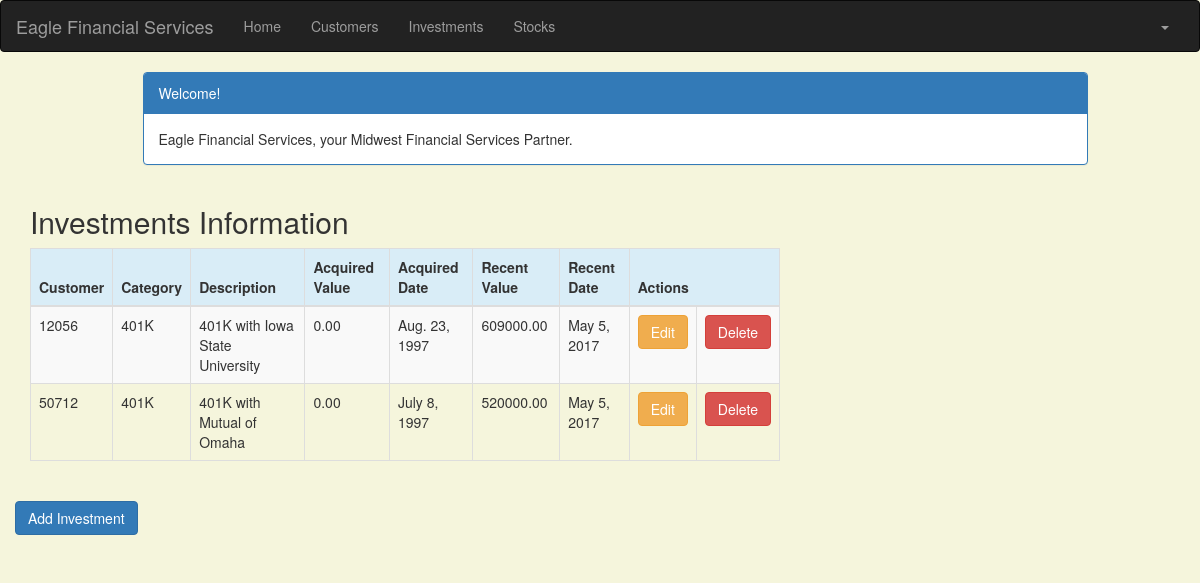
The app's page /investment/ (signed in) with its own data.
### portfolio/models.py (models this page shows, shortened)
class Investment(models.Model):
    customer = models.ForeignKey(Customer, related_name='investments')
    category = models.CharField(max_length=50)
    description = models.CharField(max_length=200)
    acquired_value = models.DecimalField(max_digits=10, decimal_places=2)
    acquired_date = models.DateField(default=timezone.now)
    recent_value = models.DecimalField(max_digits=10, decimal_places=2)
    recent_date = models.DateField(default=timezone.now, blank=True, null=True)

class Customer(models.Model):
    name = models.CharField(max_length=50)
    address = models.CharField(max_length=200)
    cust_number = models.IntegerField(blank=False, null=False)
    city = models.CharField(max_length=50)
    state = models.CharField(max_length=50)
    zipcode = models.CharField(max_length=10)
    email = models.EmailField(max_length=200)
    cell_phone = models.CharField(max_length=50)
    created_date = models.DateTimeField(
        default=timezone.now)
    updated_date = models.DateTimeField(auto_now_add=True)
    def __str__(self):
        return str(self.cust_number)

### portfolio/views.py (the view)
# urls.py: url(r'^investment/$', views.investment_list, name='investment_list'),
@login_required
def investment_list(request):
   investments = Investment.objects.filter(acquired_date__lte=timezone.now())
   return render(request, 'portfolio/investment_list.html', {'investments': investments})

### portfolio/templates/portfolio/investment_list.html (shortened to what this page needs)
{% extends 'portfolio/base.html' %}
{% block content %}
    <!DOCTYPE html>
    <html>
    <head>
        <link rel="stylesheet" href="https://maxcdn.bootstrapcdn.com/bootstrap/3.3.4/css/bootstrap.min.css">
    </head>
    <body>
    <div class="container">
        <div class="row">
            <div class="col-md-10 col-md-offset-1">
                <div class="panel panel-primary">
                    <div class="panel-heading">Welcome!</div>
                    <div class="panel-body">
                        Eagle Financial Services, your Midwest Financial Services Partner.
                    </div>
                </div>
            </div>
        </div>
    </div>
    <div class="row">
        <h2 style="padding-left: 15Px">Investments Information</h2>
    </div>
    <div>
        <table class="table table-striped table-bordered table-hover">
            <thead>
            <tr class="bg-info">
                <th>Customer</th>
                <th>Category</th>
                <th>Description</th>
                <th>Acquired Value</th>
                <th>Acquired Date</th>
                <th>Recent Value</th>
				<th>Recent Date</th>
                <th colspan="3">Actions</th>
            </tr>
            </thead>
            <tbody>
            {% for investment in investments %}
                <tr>
                    <td>{{ investment.customer }}</td>
                    <td>{{ investment.category }}</td>
                    <td>{{ investment.description }}</td>
                    <td>{{ investment.acquired_value }}</td>
                    <td>{{ investment.acquired_date }}</td>
                    <td>{{ investment.recent_value }}</td>
					<td>{{ investment.recent_date }}</td>
                    <td><a href="{% url 'portfolio:investment_edit' pk=investment.pk %}"
                           class="btn btn-warning">Edit</a></td>
                    <td><a href="{% url 'portfolio:investment_delete' pk=investment.pk %}"
                           onclick="return confirm('Are you sure you want to delete?')"
                           class="btn btn-danger">Delete</a>
                    </td>
                </tr>
            {% endfor %}
            </tbody>
        </table>
     <div class="row">
            <a href="{% url 'portfolio:investment_new' %}" class="row"><span
                    class="btn btn-primary">Add Investment</span></a>
        </div>
    </div>
    </body>
    </html>
{% endblock %}

### portfolio/templates/portfolio/base.html (shortened to what this page needs)
{% load staticfiles %}
<!DOCTYPE html>
<html lang="en">
<head>
    <link rel="stylesheet" href="https://maxcdn.bootstrapcdn.com/bootstrap/3.3.7/css/bootstrap.min.css">
</head>
<body id="app-layout">
<nav class="navbar navbar-inverse">
    <div class="container-fluid">
        <div class="navbar-header">
            <a class="navbar-brand" href="/">
                Eagle Financial Services
            </a>
        </div>
        <div class="collapse navbar-collapse" id="myNavbar">
            <ul class="nav navbar-nav">
                <li><a href="{% url 'portfolio:home' %}">Home</a></li>
                <li><a href="{% url 'portfolio:customer_list' %}">Customers</a></li>
                <li><a href="{% url 'portfolio:investment_list' %}">Investments</a></li>
                <li><a href="{% url 'portfolio:stock_list' %}">Stocks</a></li>
            </ul>
            <ul class="nav navbar-nav navbar-right">
                {% if user.is_authenticated %}
                    <li class="dropdown">
                        <a href="#" class="dropdown-toggle" data-toggle="dropdown" role="button" aria-expanded="false">
                            <span class="caret"></span>
                        </a>
                    </li>
                {% else %}
                    <li><a href="{% url 'login' %}"><span class="glyphicon glyphicon-log-in"></span> Login</a></li>
                {% endif %}
            </ul>
        </div>
    </div>
</nav>
<div class="content container">
    <div class="row">
        <div class="col-md-8">
            {% block content %}{% endblock %}
        </div>
    </div>
</body>
</html>

### portfolio/templates/portfolio/base.html (style rules this page uses)
.navbar { margin-bottom: 0; border-radius: 0; }

### portfolio/templates/portfolio/investment_list.html (style rules this page uses)
body { background-color: beige; }

### records on screen
Investment: customer "12056", category "401K", description "401K with Iowa State University", acquired_value "0.00", acquired_date "Aug. 23, 1997", recent_value "609000.00", recent_date "May 5, 2017"
Investment: customer "50712", category "401K", description "401K with Mutual of Omaha", acquired_value "0.00", acquired_date "July 8, 1997", recent_value "520000.00", recent_date "May 5, 2017"
